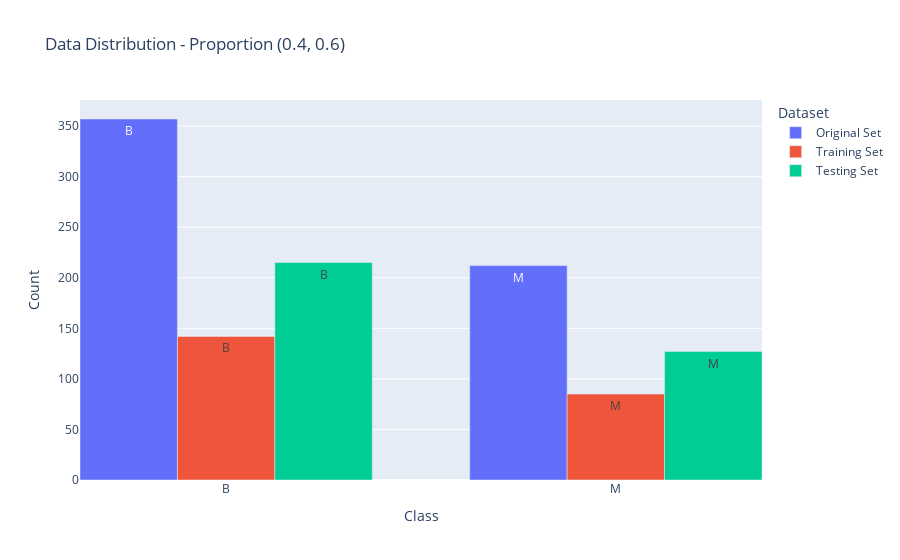
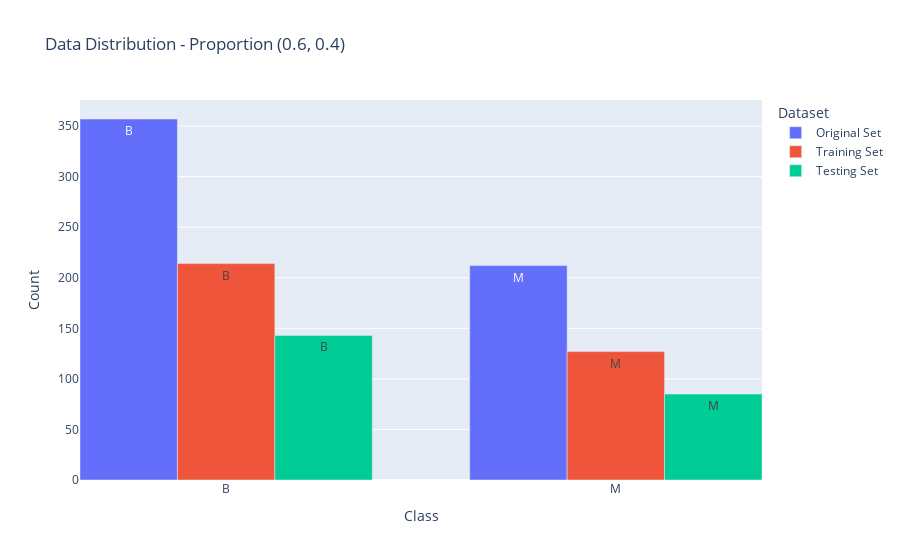
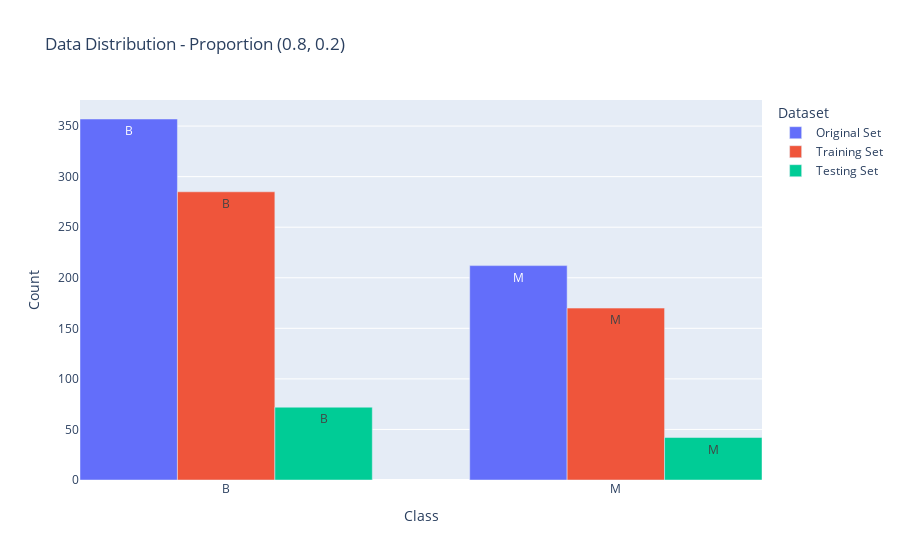
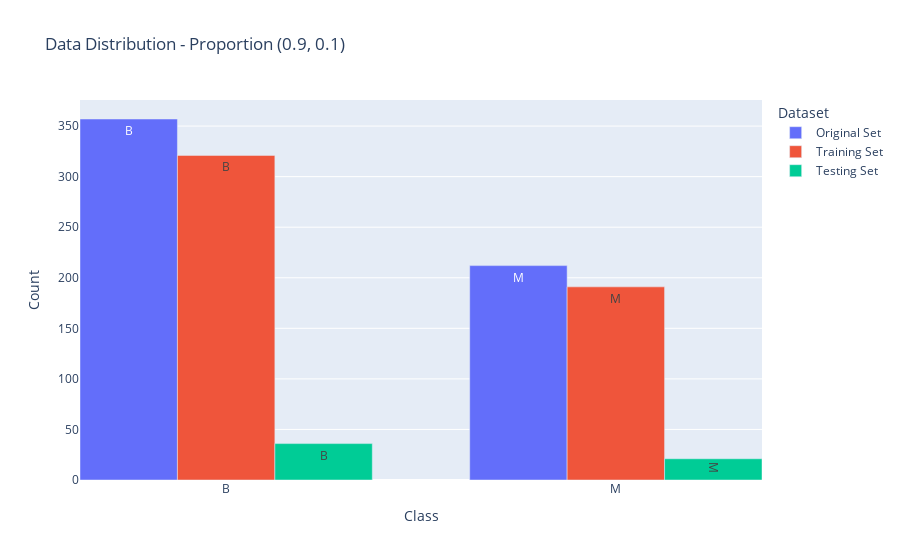

These figures' notebook cell, in order:
### Code cell
visualize_distribution_plotly(datasets, split_ratios, labels_data)

### Figure 1 — Plotly figure (JSON) as saved in the notebook; plotly's stock layout.template omitted (floating-point values rounded to 4 significant figures)
{"data": [{"hoverinfo": "x+y+text", "marker": {"color": "#636EFA"}, "name": "Original Set", "text": ["B", "M"], "type": "bar", "width": 0.25, "x": [-0.25, 0.75], "y": [357, 212]}, {"hoverinfo": "x+y+text", "marker": {"color": "#EF553B"}, "name": "Training Set", "text": ["B", "M"], "type": "bar", "width": 0.25, "x": [0, 1], "y": [142, 85]}, {"hoverinfo": "x+y+text", "marker": {"color": "#00CC96"}, "name": "Testing Set", "text": ["B", "M"], "type": "bar", "width": 0.25, "x": [0.25, 1.25], "y": [215, 127]}], "layout": {"barmode": "group", "legend": {"title": {"text": "Dataset"}}, "title": {"text": "Data Distribution - Proportion (0.4, 0.6)"}, "xaxis": {"tickmode": "array", "ticktext": ["B", "M"], "tickvals": [0, 1], "title": {"text": "Class"}}, "yaxis": {"title": {"text": "Count"}}}}

### Figure 2 — Plotly figure (JSON) as saved in the notebook; plotly's stock layout.template omitted (floating-point values rounded to 4 significant figures)
{"data": [{"hoverinfo": "x+y+text", "marker": {"color": "#636EFA"}, "name": "Original Set", "text": ["B", "M"], "type": "bar", "width": 0.25, "x": [-0.25, 0.75], "y": [357, 212]}, {"hoverinfo": "x+y+text", "marker": {"color": "#EF553B"}, "name": "Training Set", "text": ["B", "M"], "type": "bar", "width": 0.25, "x": [0, 1], "y": [214, 127]}, {"hoverinfo": "x+y+text", "marker": {"color": "#00CC96"}, "name": "Testing Set", "text": ["B", "M"], "type": "bar", "width": 0.25, "x": [0.25, 1.25], "y": [143, 85]}], "layout": {"barmode": "group", "legend": {"title": {"text": "Dataset"}}, "title": {"text": "Data Distribution - Proportion (0.6, 0.4)"}, "xaxis": {"tickmode": "array", "ticktext": ["B", "M"], "tickvals": [0, 1], "title": {"text": "Class"}}, "yaxis": {"title": {"text": "Count"}}}}

### Figure 3 — Plotly figure (JSON) as saved in the notebook; plotly's stock layout.template omitted (floating-point values rounded to 4 significant figures)
{"data": [{"hoverinfo": "x+y+text", "marker": {"color": "#636EFA"}, "name": "Original Set", "text": ["B", "M"], "type": "bar", "width": 0.25, "x": [-0.25, 0.75], "y": [357, 212]}, {"hoverinfo": "x+y+text", "marker": {"color": "#EF553B"}, "name": "Training Set", "text": ["B", "M"], "type": "bar", "width": 0.25, "x": [0, 1], "y": [285, 170]}, {"hoverinfo": "x+y+text", "marker": {"color": "#00CC96"}, "name": "Testing Set", "text": ["B", "M"], "type": "bar", "width": 0.25, "x": [0.25, 1.25], "y": [72, 42]}], "layout": {"barmode": "group", "legend": {"title": {"text": "Dataset"}}, "title": {"text": "Data Distribution - Proportion (0.8, 0.2)"}, "xaxis": {"tickmode": "array", "ticktext": ["B", "M"], "tickvals": [0, 1], "title": {"text": "Class"}}, "yaxis": {"title": {"text": "Count"}}}}

### Figure 4 — Plotly figure (JSON) as saved in the notebook; plotly's stock layout.template omitted (floating-point values rounded to 4 significant figures)
{"data": [{"hoverinfo": "x+y+text", "marker": {"color": "#636EFA"}, "name": "Original Set", "text": ["B", "M"], "type": "bar", "width": 0.25, "x": [-0.25, 0.75], "y": [357, 212]}, {"hoverinfo": "x+y+text", "marker": {"color": "#EF553B"}, "name": "Training Set", "text": ["B", "M"], "type": "bar", "width": 0.25, "x": [0, 1], "y": [321, 191]}, {"hoverinfo": "x+y+text", "marker": {"color": "#00CC96"}, "name": "Testing Set", "text": ["B", "M"], "type": "bar", "width": 0.25, "x": [0.25, 1.25], "y": [36, 21]}], "layout": {"barmode": "group", "legend": {"title": {"text": "Dataset"}}, "title": {"text": "Data Distribution - Proportion (0.9, 0.1)"}, "xaxis": {"tickmode": "array", "ticktext": ["B", "M"], "tickvals": [0, 1], "title": {"text": "Class"}}, "yaxis": {"title": {"text": "Count"}}}}
